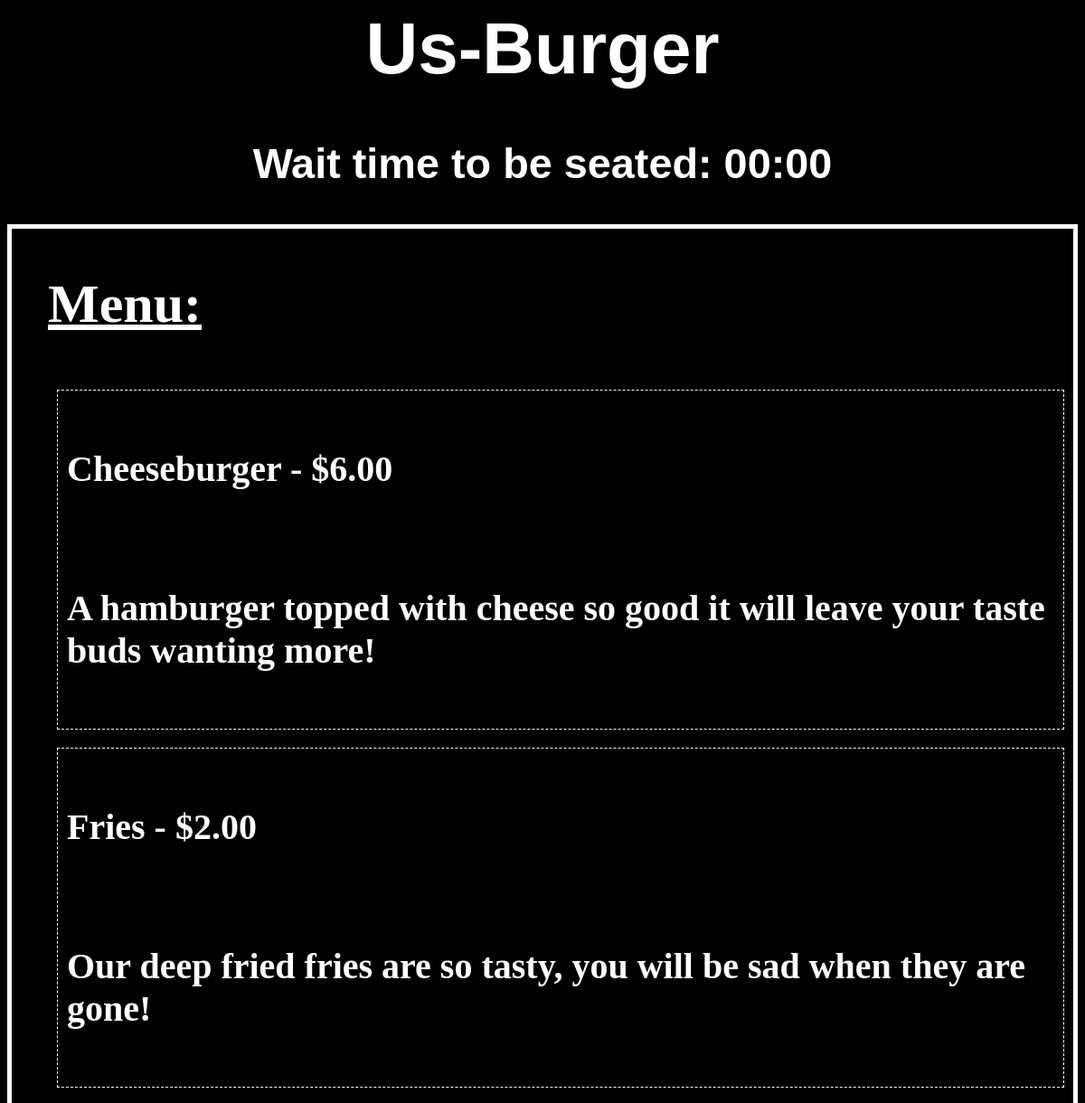
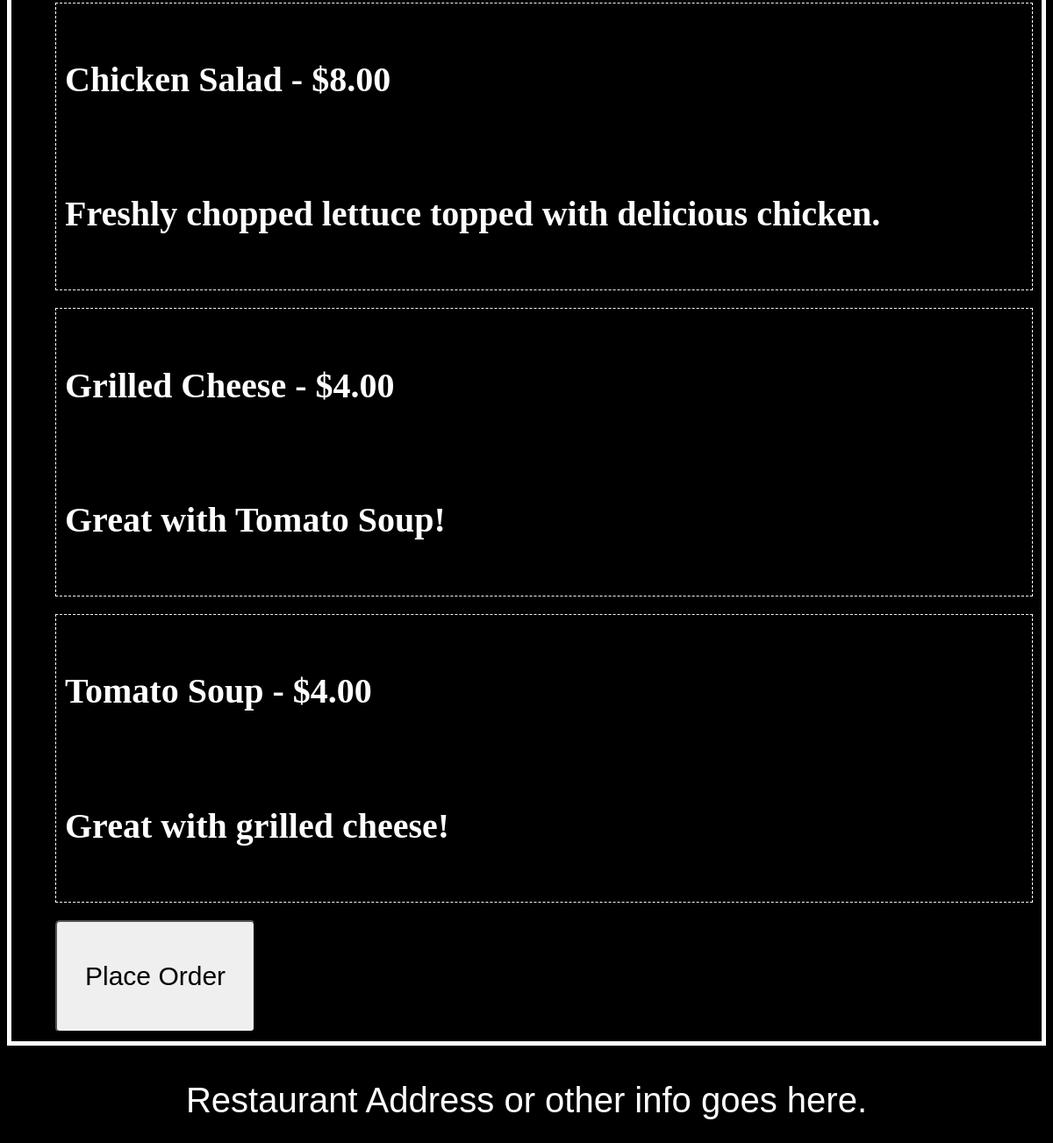
Screenshot of /restaurant/customerMenu/ with the database file from the repository (2 pictures, top to bottom).
### restaurant/models.py (models this page shows, shortened)
class MenuItem(models.Model):
    available = models.BooleanField(True)
    name = models.CharField(max_length=30)
    price = models.DecimalField(max_digits=3, decimal_places=2)
    description = models.TextField()
    def __str__(self):
        self.check_availability()
        return "%s - $%s" % (self.name, str(self.price))
    def check_availability(self):
        for supply in self.supplyamt_set.all():
            if not supply.check_availability():
                self.available = False
                self.save()
                return
        self.available = True
        self.save()

class SupplyAmt(models.Model):
    supply = models.ForeignKey('SupplyItem', on_delete=models.PROTECT)
    item = models.ForeignKey('MenuItem', on_delete=models.CASCADE)
    amt = models.IntegerField()
    def check_availability(self):
        return self.supply.check_availability(self.amt)

class SupplyItem(models.Model):
    name = models.CharField(max_length=30)
    units = models.CharField(max_length=10)
    quantity = models.FloatField()
    def check_availability(self, amt):
        return self.quantity > amt

### restaurant/views.py (the view)
# urls.py: path('customerMenu/', views.customerMenu, name='customerMenu'),
def customerMenu(request):
    latest_menu = MenuItem.objects.filter(available=True)
    template = loader.get_template('restaurant/customerMenu.html')
    context = {
        'latest_menu': latest_menu
    }
    return HttpResponse(template.render(context, request))

### restaurant/templates/restaurant/customerMenu.html (shortened to what this page needs)
{% load static %}
<html lang=en>
	<head>
		<link rel="stylesheet" type="text/css" href="{% static 'css/style0.css' %}"/>
	</head>
	<body>
		<header>
			<h1>Us-Burger</h1>
			<h3>Wait time to be seated: 00:00</h3>
		</header>
		<main>
			<menu>
				<h2>Menu:</h2>
			    {% if latest_menu %}
                    {% for item in latest_menu %}
                        <menuitem>
                            <h4>{{ item }}</h4>
                            <h4>{{ item.description }}</h4>
                        </menuitem>
                    {% endfor %}
                {% else %}
                    <p>No menu items available</p>
                {% endif %}
				<a href="{% url 'restaurant:customerOrder' %}">
					<button>
						<p>Place Order</p>
					</button>
				</a>
			</menu>
		</main>
		<footer>
			<p>Restaurant Address or other info goes here.</p>
		</footer>
	</body>
</html>

### restaurant/static/css/style0.css (style rules this page uses)
header, footer { text-align: center; font-family: "Comic Sans MS", cursive, sans-serif; }
menu { display: flex; flex-direction: column; align-items: left; border: 5px solid white; }
menuitem { display: flex; flex-direction: column; margin: 10px 10px; border: 1px dashed white; padding: 10px 10px; }
menu > button, h3, a { align-self: right; margin: 10px 10px; }
body { background-color: black; color: white; font-size: 40px; }
button { padding: 15px 32px; border-radius: 5px; font-size: 30px; }
h2 { text-decoration: underline; }

### rows the page displays
MenuItem: id+available+name "Cheeseburger - $6.00", description "A hamburger topped with cheese so good it will leave your taste buds wanting more!"
MenuItem: id+available+name "Fries - $2.00", description "Our deep fried fries are so tasty, you will be sad when they are gone!"
MenuItem: id+available+name "Chicken Salad - $8.00", description "Freshly chopped lettuce topped with delicious chicken."
MenuItem: id+available+name "Grilled Cheese - $4.00", description "Great with Tomato Soup!"
MenuItem: id+available+name "Tomato Soup - $4.00", description "Great with grilled cheese!"
